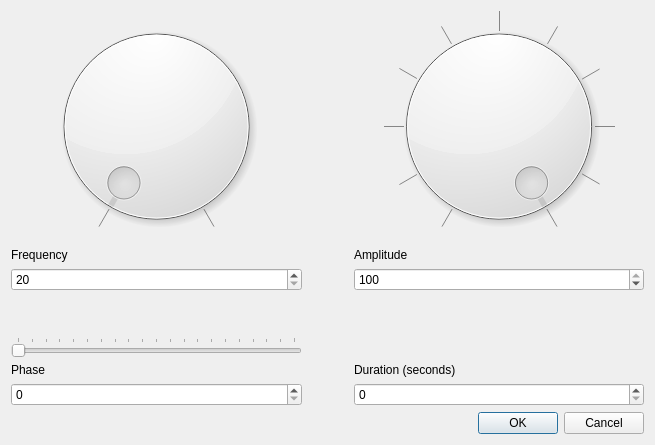
<?xml version="1.0" encoding="UTF-8"?>
<ui version="4.0">
 <class>generateSettings</class>
 <widget class="QDialog" name="generateSettings">
  <property name="geometry">
   <rect>
    <x>0</x>
    <y>0</y>
    <width>655</width>
    <height>445</height>
   </rect>
  </property>
  <property name="sizePolicy">
   <sizepolicy hsizetype="MinimumExpanding" vsizetype="MinimumExpanding">
    <horstretch>0</horstretch>
    <verstretch>0</verstretch>
   </sizepolicy>
  </property>
  <property name="minimumSize">
   <size>
    <width>329</width>
    <height>0</height>
   </size>
  </property>
  <property name="windowTitle">
   <string>Generate Wave Settings</string>
  </property>
  <property name="windowIcon">
   <iconset resource="signalsAPP_resources.qrc">
    <normaloff>:/icon_images/sphereIcon.png</normaloff>:/icon_images/sphereIcon.png</iconset>
  </property>
  <property name="toolTip">
   <string/>
  </property>
  <property name="whatsThis">
   <string>&lt;html&gt;&lt;head/&gt;&lt;body&gt;&lt;p&gt;Sound wave will play on selected audio devices based on given amplitude/frequency.&lt;/p&gt;&lt;/body&gt;&lt;/html&gt;</string>
  </property>
  <property name="autoFillBackground">
   <bool>false</bool>
  </property>
  <layout class="QGridLayout" name="gridLayout">
   <item row="4" column="0">
    <spacer name="verticalSpacer">
     <property name="orientation">
      <enum>Qt::Vertical</enum>
     </property>
     <property name="sizeType">
      <enum>QSizePolicy::Fixed</enum>
     </property>
     <property name="sizeHint" stdset="0">
      <size>
       <width>20</width>
       <height>40</height>
      </size>
     </property>
    </spacer>
   </item>
   <item row="0" column="0">
    <widget class="QDial" name="frequency_dial">
     <property name="sizePolicy">
      <sizepolicy hsizetype="Expanding" vsizetype="Expanding">
       <horstretch>0</horstretch>
       <verstretch>0</verstretch>
      </sizepolicy>
     </property>
     <property name="minimum">
      <number>20</number>
     </property>
     <property name="maximum">
      <number>20000</number>
     </property>
     <property name="singleStep">
      <number>1000</number>
     </property>
     <property name="pageStep">
      <number>1000</number>
     </property>
     <property name="invertedAppearance">
      <bool>false</bool>
     </property>
     <property name="invertedControls">
      <bool>false</bool>
     </property>
     <property name="wrapping">
      <bool>false</bool>
     </property>
     <property name="notchTarget">
      <double>5.000000000000000</double>
     </property>
     <property name="notchesVisible">
      <bool>true</bool>
     </property>
    </widget>
   </item>
   <item row="3" column="0">
    <widget class="QSpinBox" name="frequencySpinBox">
     <property name="sizePolicy">
      <sizepolicy hsizetype="MinimumExpanding" vsizetype="Fixed">
       <horstretch>0</horstretch>
       <verstretch>0</verstretch>
      </sizepolicy>
     </property>
     <property name="whatsThis">
      <string>&lt;html&gt;&lt;head/&gt;&lt;body&gt;&lt;p&gt;Frequency Range: 20-20kHz&lt;/p&gt;&lt;/body&gt;&lt;/html&gt;</string>
     </property>
     <property name="minimum">
      <number>20</number>
     </property>
     <property name="maximum">
      <number>20000</number>
     </property>
     <property name="singleStep">
      <number>100</number>
     </property>
    </widget>
   </item>
   <item row="2" column="2">
    <widget class="QLabel" name="amplitudeLabel">
     <property name="minimumSize">
      <size>
       <width>205</width>
       <height>0</height>
      </size>
     </property>
     <property name="text">
      <string>Amplitude</string>
     </property>
    </widget>
   </item>
   <item row="5" column="0">
    <widget class="QSlider" name="phaseSlider">
     <property name="minimum">
      <number>0</number>
     </property>
     <property name="maximum">
      <number>100</number>
     </property>
     <property name="singleStep">
      <number>5</number>
     </property>
     <property name="pageStep">
      <number>5</number>
     </property>
     <property name="orientation">
      <enum>Qt::Horizontal</enum>
     </property>
     <property name="tickPosition">
      <enum>QSlider::TicksAbove</enum>
     </property>
     <property name="tickInterval">
      <number>5</number>
     </property>
    </widget>
   </item>
   <item row="3" column="2">
    <widget class="QSpinBox" name="amplitudeSpinBox">
     <property name="sizePolicy">
      <sizepolicy hsizetype="MinimumExpanding" vsizetype="Fixed">
       <horstretch>0</horstretch>
       <verstretch>0</verstretch>
      </sizepolicy>
     </property>
     <property name="whatsThis">
      <string>&lt;html&gt;&lt;head/&gt;&lt;body&gt;&lt;p&gt;Amplitude Range: 0-100&lt;/p&gt;&lt;/body&gt;&lt;/html&gt;</string>
     </property>
     <property name="minimum">
      <number>1</number>
     </property>
     <property name="maximum">
      <number>100</number>
     </property>
     <property name="singleStep">
      <number>10</number>
     </property>
     <property name="value">
      <number>100</number>
     </property>
    </widget>
   </item>
   <item row="7" column="2">
    <widget class="QLabel" name="secondsLabel">
     <property name="text">
      <string>Duration (seconds)</string>
     </property>
    </widget>
   </item>
   <item row="7" column="0">
    <widget class="QLabel" name="phaseLabel">
     <property name="text">
      <string>Phase</string>
     </property>
    </widget>
   </item>
   <item row="0" column="2">
    <widget class="QDial" name="amplitude_dial">
     <property name="sizePolicy">
      <sizepolicy hsizetype="Expanding" vsizetype="Expanding">
       <horstretch>0</horstretch>
       <verstretch>0</verstretch>
      </sizepolicy>
     </property>
     <property name="whatsThis">
      <string>&lt;html&gt;&lt;head/&gt;&lt;body&gt;&lt;p&gt;Amplitude Range: 0-100&lt;/p&gt;&lt;/body&gt;&lt;/html&gt;</string>
     </property>
     <property name="minimum">
      <number>1</number>
     </property>
     <property name="maximum">
      <number>100</number>
     </property>
     <property name="singleStep">
      <number>10</number>
     </property>
     <property name="value">
      <number>100</number>
     </property>
     <property name="notchesVisible">
      <bool>true</bool>
     </property>
    </widget>
   </item>
   <item row="10" column="0" colspan="3">
    <widget class="QDialogButtonBox" name="buttonBox">
     <property name="orientation">
      <enum>Qt::Horizontal</enum>
     </property>
     <property name="standardButtons">
      <set>QDialogButtonBox::Cancel|QDialogButtonBox::Ok</set>
     </property>
     <property name="centerButtons">
      <bool>false</bool>
     </property>
    </widget>
   </item>
   <item row="8" column="0">
    <widget class="QSpinBox" name="phaseSpinBox">
     <property name="minimum">
      <number>0</number>
     </property>
     <property name="maximum">
      <number>100</number>
     </property>
    </widget>
   </item>
   <item row="0" column="1">
    <spacer name="horizontalSpacer">
     <property name="orientation">
      <enum>Qt::Horizontal</enum>
     </property>
     <property name="sizeType">
      <enum>QSizePolicy::Fixed</enum>
     </property>
     <property name="sizeHint" stdset="0">
      <size>
       <width>40</width>
       <height>20</height>
      </size>
     </property>
    </spacer>
   </item>
   <item row="2" column="0">
    <widget class="QLabel" name="frequencyLabel">
     <property name="text">
      <string>Frequency</string>
     </property>
    </widget>
   </item>
   <item row="8" column="2">
    <widget class="QSpinBox" name="secondSpinBox"/>
   </item>
  </layout>
 </widget>
 <resources>
  <include location="signalsAPP_resources.qrc"/>
 </resources>
 <connections>
  <connection>
   <sender>buttonBox</sender>
   <signal>accepted()</signal>
   <receiver>generateSettings</receiver>
   <slot>accept()</slot>
   <hints>
    <hint type="sourcelabel">
     <x>248</x>
     <y>254</y>
    </hint>
    <hint type="destinationlabel">
     <x>157</x>
     <y>274</y>
    </hint>
   </hints>
  </connection>
  <connection>
   <sender>buttonBox</sender>
   <signal>rejected()</signal>
   <receiver>generateSettings</receiver>
   <slot>reject()</slot>
   <hints>
    <hint type="sourcelabel">
     <x>316</x>
     <y>260</y>
    </hint>
    <hint type="destinationlabel">
     <x>286</x>
     <y>274</y>
    </hint>
   </hints>
  </connection>
 </connections>
</ui>
